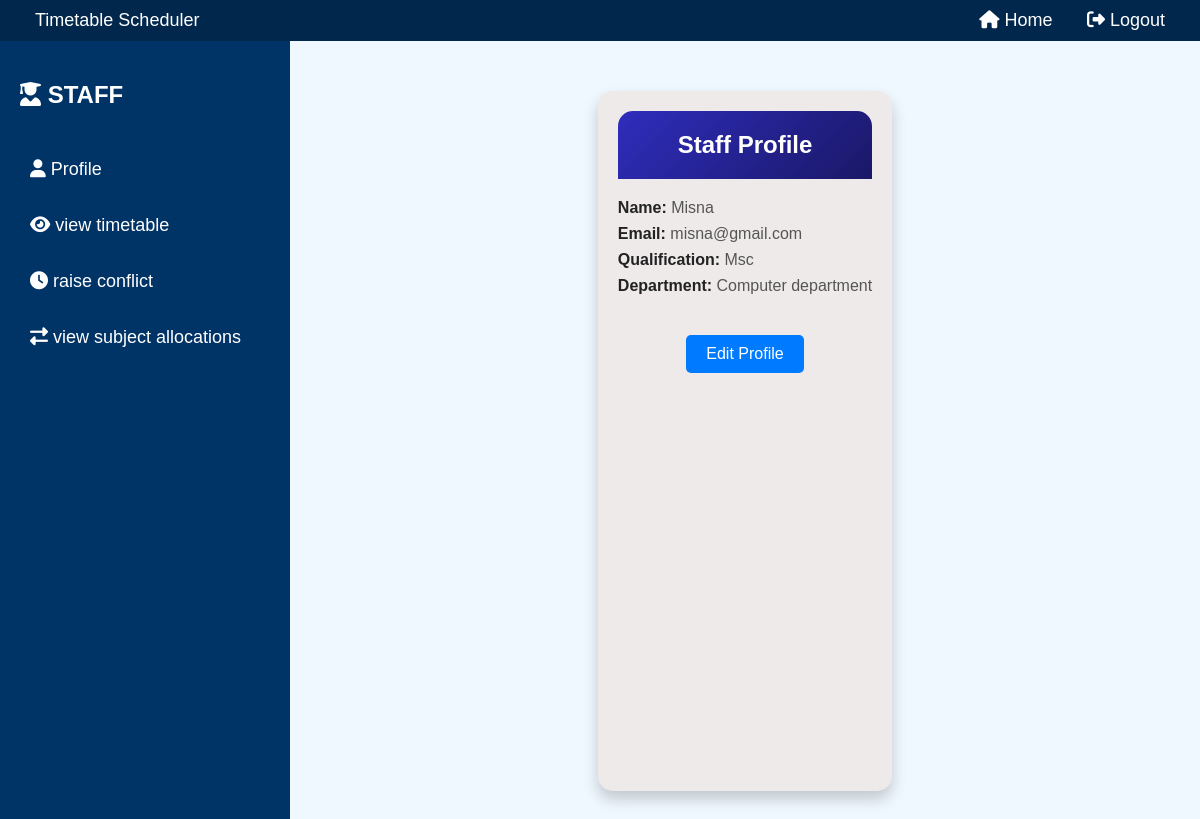
/staffprofile (signed in), run on the app's committed database.
### timetable_scheduler_app/models.py (models this page shows)
class StaffTable(models.Model):
    login=models.ForeignKey(LoginTable,on_delete=models.CASCADE,blank=True,null=True)
    name=models.CharField(max_length=50,blank=True,null=True)
    college_id=models.ForeignKey(CollegeTable,on_delete=models.CASCADE,blank=True,null=True)
    email=models.CharField(max_length=50,blank=True,null=True)
    department_id=models.ForeignKey(DepartmentTable,on_delete=models.CASCADE,blank=True,null=True)
    qualification=models.CharField(max_length=50,blank=True,null=True)

class DepartmentTable(models.Model):
    college_id=models.ForeignKey(CollegeTable,on_delete=models.CASCADE,blank=True,null=True)
    dep_name=models.CharField(max_length=50,blank=True,null=True)

### timetable_scheduler_app/views.py (the view)
# urls.py: path('staffprofile',StaffProfile.as_view(),name='staffprofile'),
class StaffProfile(View):
    def get(self, request):
        userid = request.session.get('user_id')
        print(userid)
        if userid:
            try:
                name = StaffTable.objects.get(login__id=userid)
            except LoginTable.DoesNotExist:
                return redirect('login')  # Redirect to login if user not found
            return render(request, "staff_profile.html", {"username": name})
        return redirect('login')

### templates/staff_profile.html (shortened to what this page needs)
{% extends 'staff_dashboard.html' %}
{% block body %}
<div class="edit-container">
    {% if error %}
        <div class="edit-form">
            <p style="color: red;">{{ error }}</p>
        </div>
    {% else %}
        <div class="profile-header">
            <h2>Staff Profile</h2>
        </div>
        <div class="profile-details">
            <p><strong>Name:</strong> {{ username.name }}</p>
            <p><strong>Email:</strong> {{ username.email }}</p>
            <p><strong>Qualification:</strong> {{ username.qualification }}</p>
            <p><strong>Department:</strong> {{ username.department_id.dep_name }}</p>
        </div>
        <a href="{% url 'staffeditprofile' username.id %}">
            <button class="edit-button">Edit Profile</button>
        </a>
    {% endif %}
</div>
{% endblock %}

### templates/staff_dashboard.html (style rules this page uses)
body { font-family: 'Arial', sans-serif; margin: 0; padding: 0; background-color: #f0f8ff; color: #333; }
.profile-details { text-align: left; margin: 20px 0; }
.profile-details p { margin: 8px 0; color: #555; }
.profile-details strong { color: #222; }
.edit-button { display: inline-block; background: #007bff; color: white; border: none; padding: 10px 20px; border-radius: 5px; cursor: pointer; font-size: 16px; margin-top: 20px; }
.edit-container { max-width: 400px; margin: 50px auto; background: #eeeaea; border-radius: 15px; box-shadow: 0 8px 15px rgba(0, 0, 0, 0.2); overflow: hidden; text-align: center; padding: 20px; }
.edit-container h2 { background: linear-gradient(135deg, #2f2dbd, #1a1866); color: #fff; padding: 20px 10px; margin: 0; border-radius: 15px 15px 0 0; }

### data on the page
StaffTable: name "Misna", email "misna@gmail.com", qualification "Msc", department_id.dep_name "Computer department"
